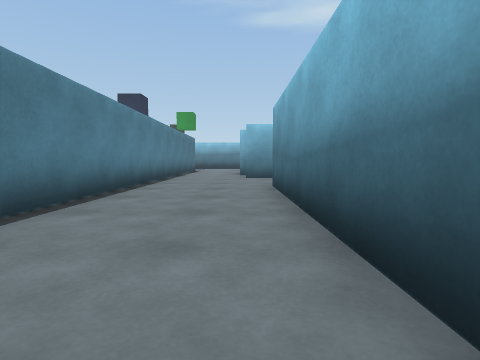
View 1 (above)

23 first-person views from a walk through a 3-D level made in the Unity game engine. The camera is 0.62 m above the floor, tilts 4° down and sees 80° across. The floor is counted in squares, 1 m on a side. Each view is taken from the middle of a square. On the plan, view 1 faces up. The plan holds only what a view shows up to about 9 squares ahead; the rest is blank. The place goes on beyond the plan. The player is left out.

View 2
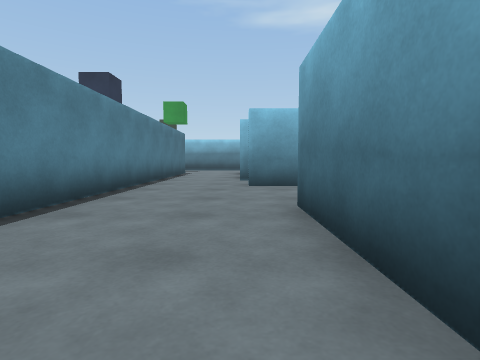

View 3
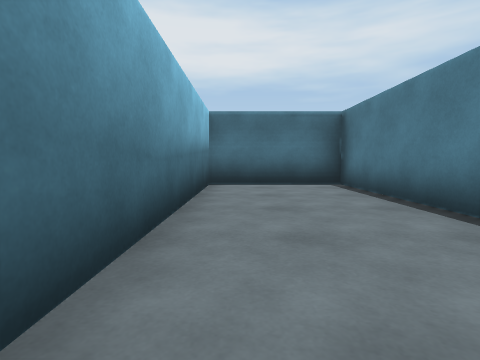

View 4
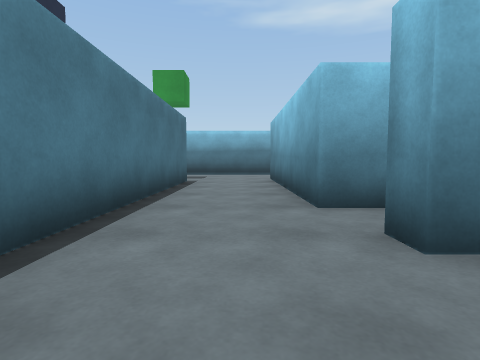

View 5
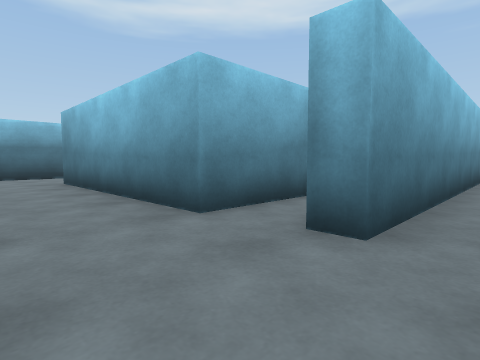

View 6
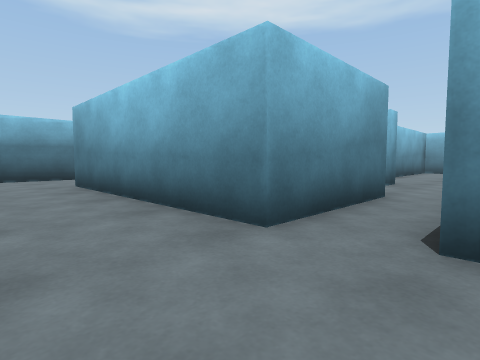

View 7
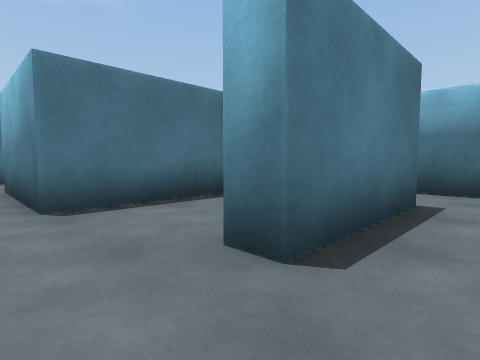

View 8
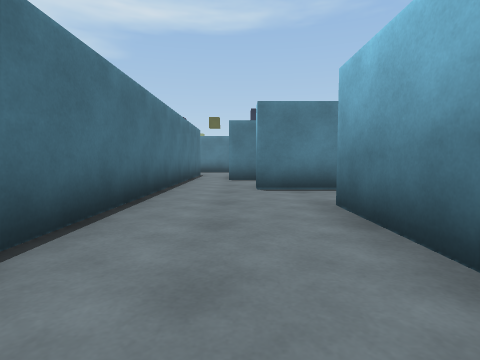

View 9
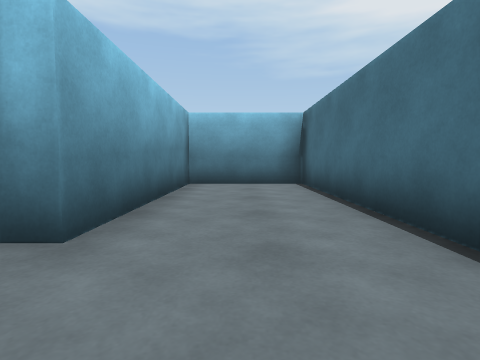

View 10
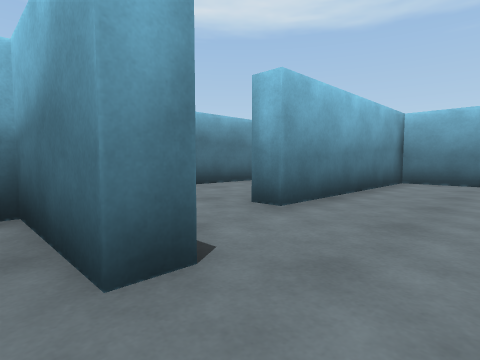

View 11
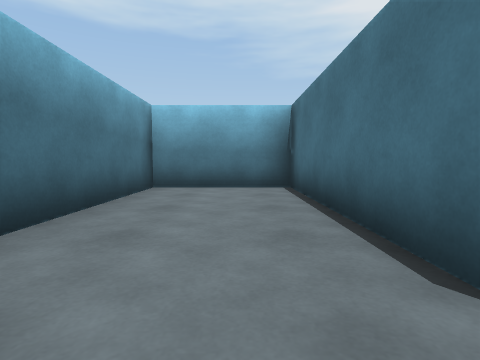

View 12
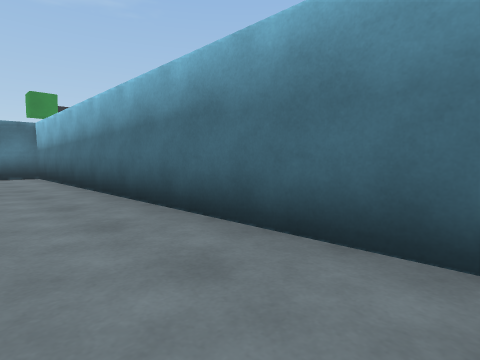

View 13
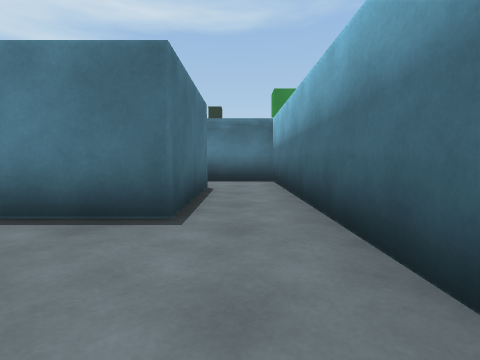

View 14
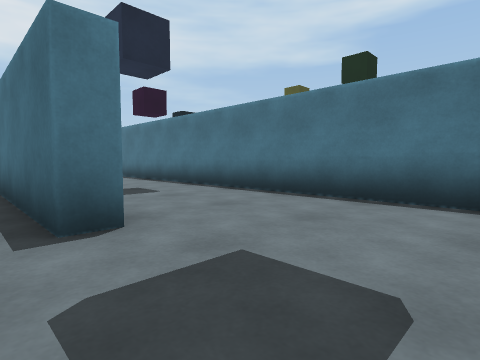

View 15
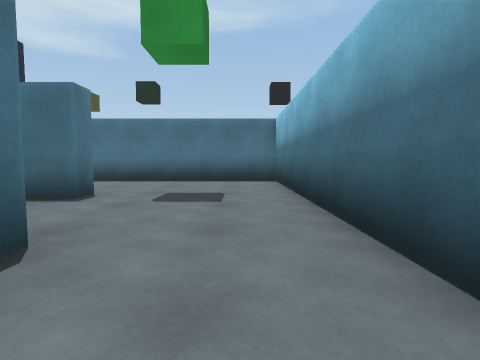

View 16
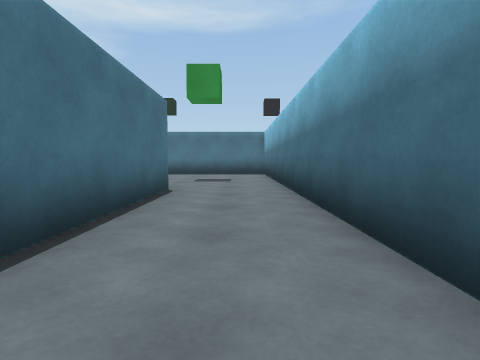

View 17
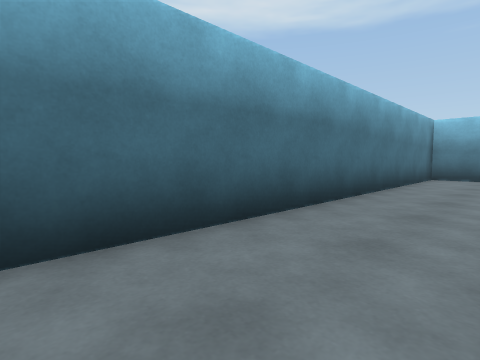

View 18
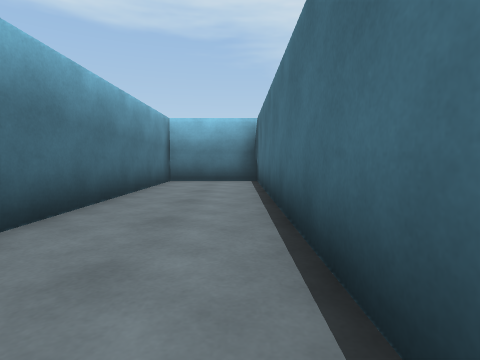

View 19
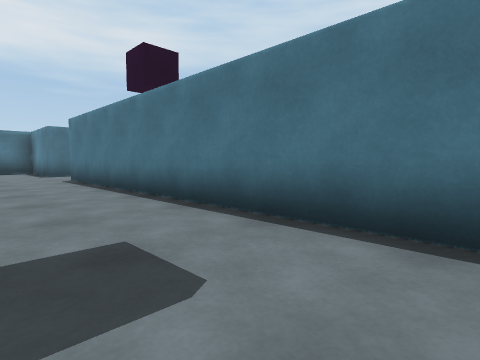

View 20
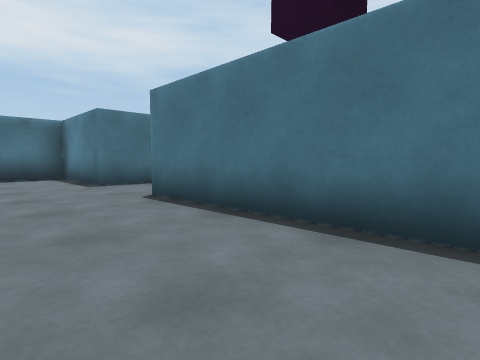

View 21
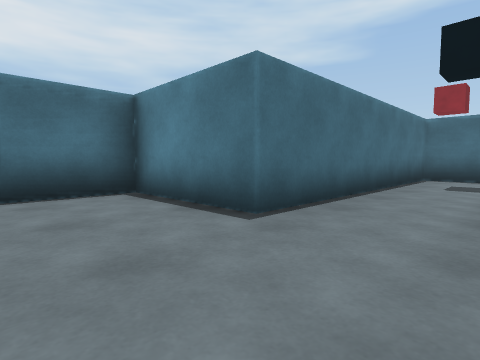

View 22
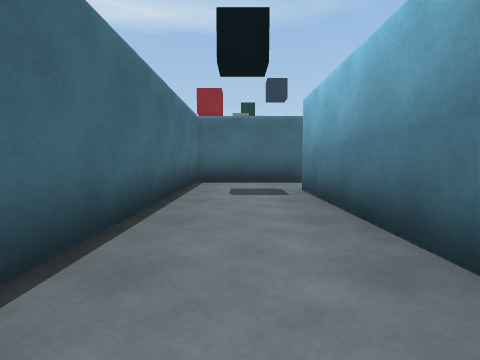

View 23
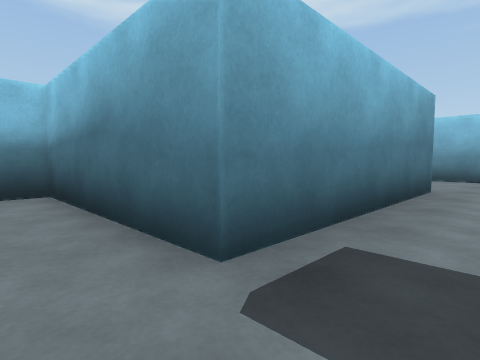

### Floor plan
Ten units are one square. View 1 is at (0, 0); x grows to the right and y downward. Boxes are objects, and circles mark ways between rooms. Rooms are numbered by the first view taken in them; rooms with no view inside come last. Other rooms are left out.
<svg viewBox="-145 -206 284 214">
<path fill="none" stroke="#000" d="M2 -98 2 -104M-26 -114 -26 3 8 3 8 -69M60 -136 60 -124 55 -124M55 -104 134 -104 134 -133 81 -133M55 -124 55 -148M30 -104 55 -104M31 -145 31 -117 0 -117M81 -133 81 -139 134 -139 134 -170 25 -170M25 -153 60 -153 60 -136M0 -117 0 -175 134 -175 134 -201 -65 -201 -65 -53 -119 -53 -119 -74M-31 -164 -26 -164 -26 -114M-31 -48 -31 -60M-140 -59 -140 -28 -65 -28 -65 3 -44 3"/>
<circle cx="10" cy="-110" r="3" fill="#2a7"/>
<circle cx="-15" cy="-110" r="3" fill="#2a7"/>
<circle cx="60" cy="-115" r="3" fill="#2a7"/>
<circle cx="75" cy="-140" r="3" fill="#2a7"/>
<text x="-10" y="-50">1</text>
<text x="100" y="-120">2</text>
<text x="40" y="-120">3</text>
<text x="90" y="-150">4</text>
<text x="-20" y="-120">5</text>
</svg>
Room 1 opens to room 3. Room 1 opens to room 5. Room 2 opens to room 3. Room 2 opens to room 4.

Where each view was taken, in squares from view 1:
view 1: 0 up, 0 right, facing up
view 2: 3 up, 0 right, facing up
view 3: 7 up, 0 right, facing down
view 4: 8 up, 1 left, facing up
view 5: 9 up, 2 left, facing up-right
view 6: 10 up, 2 left, facing up-right
view 7: 11 up, 7 right, facing up-left
view 8: 12 up, 12 right, facing left
view 9: 12 up, 6 right, facing right
view 10: 11 up, 5 right, facing up-right
view 11: 15 up, 7 right, facing right
view 12: 15 up, 12 right, facing up-left
view 13: 16 up, 9 right, facing left
view 14: 19 up, 2 left, facing down-left
view 15: 19 up, 2 right, facing left
view 16: 19 up, 6 right, facing left
view 17: 18 up, 3 right, facing up-right
view 18: 18 up, 5 right, facing right
view 19: 15 up, 4 left, facing down-left
view 20: 10 up, 4 left, facing down-left
view 21: 5 up, 4 left, facing down-left
view 22: 4 up, 6 left, facing left
view 23: 4 up, 13 left, facing up-right
